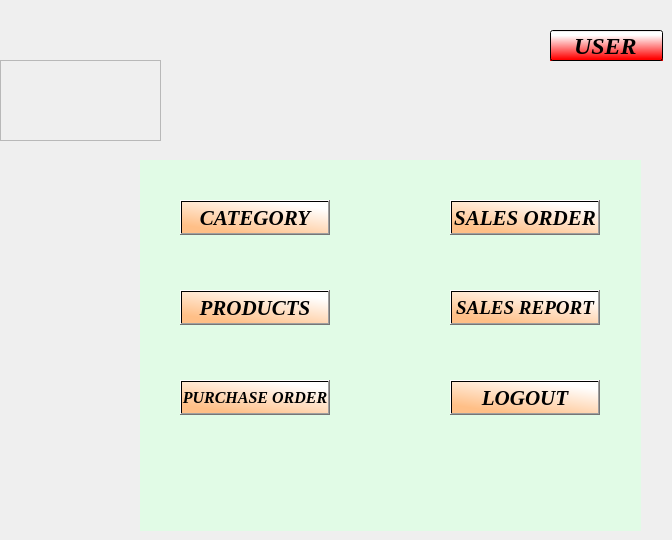
    <widget class="QWidget" name="page_4">
     <property name="enabled">
      <bool>true</bool>
     </property>
     <widget class="QWidget" name="widget_4" native="true">
      <property name="geometry">
       <rect>
        <x>140</x>
        <y>160</y>
        <width>501</width>
        <height>371</height>
       </rect>
      </property>
      <property name="font">
       <font>
        <family>Times New Roman</family>
        <pointsize>16</pointsize>
        <weight>75</weight>
        <italic>true</italic>
        <bold>true</bold>
       </font>
      </property>
      <property name="styleSheet">
       <string notr="true">background-color: rgb(225, 251, 230);</string>
      </property>
      <widget class="QPushButton" name="pushButton_user_category">
       <property name="geometry">
        <rect>
         <x>40</x>
         <y>40</y>
         <width>150</width>
         <height>35</height>
        </rect>
       </property>
       <property name="font">
        <font>
         <family>Times New Roman</family>
         <pointsize>16</pointsize>
         <weight>75</weight>
         <italic>true</italic>
         <bold>true</bold>
        </font>
       </property>
       <property name="styleSheet">
        <string notr="true">background-color: qlineargradient(spread:pad, x1:0.315, y1:0.966091, x2:0.898, y2:0.164545, stop:0 rgba(255, 191, 135, 255), stop:1 rgba(255, 255, 255, 255));
color:rgb(0, 0, 0)</string>
       </property>
       <property name="text">
        <string>CATEGORY</string>
       </property>
      </widget>
      <widget class="QPushButton" name="pushButton_user_products">
       <property name="geometry">
        <rect>
         <x>40</x>
         <y>130</y>
         <width>150</width>
         <height>35</height>
        </rect>
       </property>
       <property name="font">
        <font>
         <family>Times New Roman</family>
         <pointsize>16</pointsize>
         <weight>75</weight>
         <italic>true</italic>
         <bold>true</bold>
        </font>
       </property>
       <property name="styleSheet">
        <string notr="true">background-color: qlineargradient(spread:pad, x1:0.315, y1:0.966091, x2:0.898, y2:0.164545, stop:0 rgba(255, 191, 135, 255), stop:1 rgba(255, 255, 255, 255));
color:rgb(0, 0, 0)</string>
       </property>
       <property name="text">
        <string>PRODUCTS</string>
       </property>
      </widget>
      <widget class="QPushButton" name="pushButton_user_purchase">
       <property name="geometry">
        <rect>
         <x>40</x>
         <y>220</y>
         <width>150</width>
         <height>35</height>
        </rect>
       </property>
       <property name="font">
        <font>
         <family>Times New Roman</family>
         <pointsize>12</pointsize>
         <weight>75</weight>
         <italic>true</italic>
         <bold>true</bold>
        </font>
       </property>
       <property name="styleSheet">
        <string notr="true">background-color: qlineargradient(spread:pad, x1:0.315, y1:0.966091, x2:0.898, y2:0.164545, stop:0 rgba(255, 191, 135, 255), stop:1 rgba(255, 255, 255, 255));
color:rgb(0, 0, 0)</string>
       </property>
       <property name="text">
        <string>PURCHASE ORDER</string>
       </property>
      </widget>
      <widget class="QPushButton" name="pushButton_user_order">
       <property name="enabled">
        <bool>true</bool>
       </property>
       <property name="geometry">
        <rect>
         <x>310</x>
         <y>40</y>
         <width>150</width>
         <height>35</height>
        </rect>
       </property>
       <property name="font">
        <font>
         <family>Times New Roman</family>
         <pointsize>16</pointsize>
         <weight>75</weight>
         <italic>true</italic>
         <bold>true</bold>
        </font>
       </property>
       <property name="styleSheet">
        <string notr="true">background-color: qlineargradient(spread:pad, x1:0.315, y1:0.966091, x2:0.898, y2:0.164545, stop:0 rgba(255, 191, 135, 255), stop:1 rgba(255, 255, 255, 255));
color:rgb(0, 0, 0)</string>
       </property>
       <property name="text">
        <string>SALES ORDER</string>
       </property>
      </widget>
      <widget class="QPushButton" name="pushButton_user_report">
       <property name="geometry">
        <rect>
         <x>310</x>
         <y>130</y>
         <width>150</width>
         <height>35</height>
        </rect>
       </property>
       <property name="font">
        <font>
         <family>Times New Roman</family>
         <pointsize>14</pointsize>
         <weight>75</weight>
         <italic>true</italic>
         <bold>true</bold>
        </font>
       </property>
       <property name="styleSheet">
        <string notr="true">background-color: qlineargradient(spread:pad, x1:0.315, y1:0.966091, x2:0.898, y2:0.164545, stop:0 rgba(255, 191, 135, 255), stop:1 rgba(255, 255, 255, 255));
color:rgb(0, 0, 0)</string>
       </property>
       <property name="text">
        <string>SALES REPORT</string>
       </property>
      </widget>
      <widget class="QPushButton" name="pushButton_userlogout">
       <property name="geometry">
        <rect>
         <x>310</x>
         <y>220</y>
         <width>150</width>
         <height>35</height>
        </rect>
       </property>
       <property name="font">
        <font>
         <family>Times New Roman</family>
         <pointsize>16</pointsize>
         <weight>75</weight>
         <italic>true</italic>
         <bold>true</bold>
        </font>
       </property>
       <property name="styleSheet">
        <string notr="true">background-color: qlineargradient(spread:pad, x1:0.315, y1:0.966091, x2:0.898, y2:0.164545, stop:0 rgba(255, 191, 135, 255), stop:1 rgba(255, 255, 255, 255));
color:rgb(0, 0, 0)</string>
       </property>
       <property name="text">
        <string>LOGOUT</string>
       </property>
      </widget>
     </widget>
     <widget class="QFrame" name="frame_8">
      <property name="geometry">
       <rect>
        <x>0</x>
        <y>60</y>
        <width>161</width>
        <height>81</height>
       </rect>
      </property>
      <property name="styleSheet">
       <string notr="true">image: url(:/newPrefix/logo.jpg);</string>
      </property>
      <property name="frameShape">
       <enum>QFrame::StyledPanel</enum>
      </property>
      <property name="frameShadow">
       <enum>QFrame::Raised</enum>
      </property>
     </widget>
     <widget class="QLineEdit" name="lineEdit_user">
      <property name="enabled">
       <bool>true</bool>
      </property>
      <property name="geometry">
       <rect>
        <x>550</x>
        <y>30</y>
        <width>113</width>
        <height>31</height>
       </rect>
      </property>
      <property name="font">
       <font>
        <family>Times New Roman</family>
        <pointsize>18</pointsize>
        <weight>75</weight>
        <italic>true</italic>
        <bold>true</bold>
       </font>
      </property>
      <property name="styleSheet">
       <string notr="true">background-color:qlineargradient(spread:pad, x1:0.912045, y1:0.932, x2:0.898, y2:0.164545, stop:0 rgba(255, 0, 0, 255), stop:1 rgba(255, 255, 255, 255))</string>
      </property>
      <property name="text">
       <string>USER</string>
      </property>
      <property name="alignment">
       <set>Qt::AlignCenter</set>
      </property>
      <property name="setEnabled" stdset="0">
       <bool>false</bool>
      </property>
     </widget>
    </widget>
